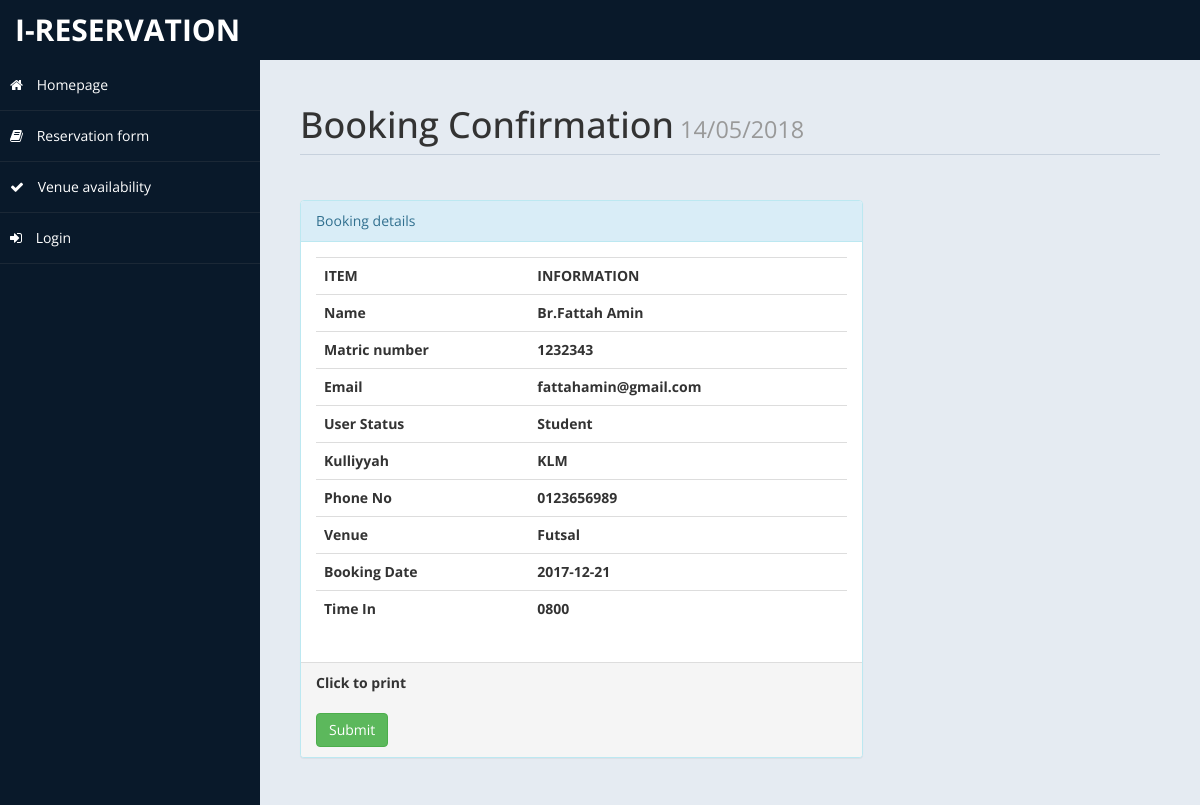
The page /admin/userdetails.php?rid=152 on the database its author committed.
### tables this page shows
CREATE TABLE `venuebook` (
  `id` int(10) UNSIGNED NOT NULL,
  `Title` varchar(5) DEFAULT NULL,
  `FName` text,
  `Matric` text,
  `Email` varchar(50) DEFAULT NULL,
  `Userstatus` varchar(30) DEFAULT NULL,
  `Kulliyyah` varchar(30) DEFAULT NULL,
  `Phone` text,
  `Venue` varchar(20) DEFAULT NULL,
  `Date` date DEFAULT NULL,
  `stat` varchar(15) DEFAULT NULL,
  `Timein` varchar(30) DEFAULT NULL
);

### admin/userdetails.php (the view, shortened to what this page needs)
<?php
		if(!isset($_GET["rid"]))
		{
			 header("location:index.php");
		}
		else {
				$curdate=date("d/m/Y");
				include ('db.php');
				$id = $_GET['rid'];
				$sql ="Select * from venuebook where id = '$id'";
				$re = mysqli_query($con,$sql);
				while($row=mysqli_fetch_array($re))
				{
					$title = $row['Title'];
					$fname = $row['FName'];
					$matric = $row['Matric'];
					$email = $row['Email'];
					$userstatus = $row['Userstatus'];
					$kulliyyah = $row['Kulliyyah'];
					$Phone = $row['Phone'];
					$venue = $row['Venue'];
					$date = $row['Date'];
					$timein = $row['Timein'];
				}
	}
?>
<!DOCTYPE html>
<html xmlns="http://www.w3.org/1999/xhtml">
<head>
    <link href="assets/css/bootstrap.css" rel="stylesheet" />
    <link href="assets/css/font-awesome.css" rel="stylesheet" />
    <link href="assets/js/morris/morris-0.4.3.min.css" rel="stylesheet" />
    <link href="assets/css/custom-styles.css" rel="stylesheet" />
</head>
<body>
    <div id="wrapper">
        <nav class="navbar navbar-default top-navbar" role="navigation">
            <div class="navbar-header">
                <a class="navbar-brand" href="../index.html"> <?php echo "i-RESERVATION"; ?> </a>
            </div>
        </nav>
        <nav class="navbar-default navbar-side" role="navigation">
            <div class="sidebar-collapse">
                <ul class="nav" id="main-menu">
                    <li>
                        <a  href="../index.html"><i class="fa fa-home"></i> Homepage</a>
                    </li>
           <li>
                        <a  href="reservation_v2.php"><i class="fa fa-book"></i> Reservation form</a>
                    </li>
                    <li>
                        <a  href="okok1.php"><i class="fa fa-check"></i> Venue availability</a>
                    </li>
                    <li>
                        <a  href="index.php"><i class="fa fa-sign-in"></i> Login</a>
                    </li>
                    </ul>
            </div>
        </nav>
        <div id="page-wrapper">
            <div id="page-inner">
                <div class="row">
                    <div class="col-md-12">
                        <h1 class="page-header">
                            Booking Confirmation<small>	<?php echo  $curdate; ?> </small>
                        </h1>
                    </div>
					<div class="col-md-8 col-sm-8">
                    <div class="panel panel-info">
                        <div class="panel-heading">
                           Booking details
                        </div>
                        <div class="panel-body">
							<div class="table-responsive">
                                <table class="table">
                                    <tr>
                                            <th>ITEM</th>
                                            <th>INFORMATION</th>
                                        </tr>
                                        <tr>
                                            <th>Name</th>
                                            <th><?php echo $title.$fname; ?> </th>
                                        </tr>
                                          <tr>
                                            <th>Matric number</th>
                                            <th><?php echo $matric; ?> </th>
                                        </tr>
										<tr>
                                            <th>Email</th>
                                            <th><?php echo $email; ?> </th>
                                        </tr>
										<tr>
                                            <th>User Status </th>
                                            <th><?php echo $userstatus; ?></th>
                                        </tr>
										<tr>
                                            <th>Kulliyyah </th>
                                            <th><?php echo $kulliyyah;  ?></th>
                                        </tr>
										<tr>
                                            <th>Phone No </th>
                                            <th><?php echo $Phone; ?></th>
                                        </tr>
										<tr>
                                            <th>Venue </th>
                                            <th><?php echo $venue; ?></th>
                                        </tr>
										<tr>
                                            <th>Booking Date </th>
                                            <th><?php echo $date; ?></th>
                                        </tr>
										<tr>
                                            <th>Time In</th>
                                            <th><?php echo $timein; ?></th>
                                        </tr>
                                </table>
                            </div>
                        </div>
                        <div class="panel-footer">
                            <form method="post">
										<div class="form-group">
														<label>Click to print</label>
										 </div>
							<input type="submit" name="submit" class="btn btn-success">
							</form>
                        </div>
                    </div>
					</div>
                        </div>
                    </div>
					</div>
                </div>
</body>
</html>

### admin/assets/css/custom-styles.css (style rules this page uses)
body { font-family: 'Open Sans', sans-serif; }
#wrapper { width: 100%; background:#09192A; }
#page-wrapper { padding: 15px 15px; min-height: 600px; background:#E5EBF2; }
#page-inner { width:100%; margin:10px 20px 10px 0px; background-color:transparent; padding:10px; min-height:1200px; }
h1, .h1, h2, .h2, h3, .h3 { margin-top: 7px; margin-bottom: -5px; }
.page-header { padding-bottom: 9px; margin: 10px 0 45px; border-bottom: 1px solid #C7D1DD; }
.top-navbar { margin:0px; }
.top-navbar .navbar-brand { color: #fff; width: 260px; text-align: left; height: 60px; font-size: 30px; font-weight: 700; text-transform: uppercase; line-height: 30px; }
.sidebar-collapse , .sidebar-collapse .nav { background:none; }
.sidebar-collapse .nav { padding:0; }
.sidebar-collapse .nav > li > a { color:#fff; background:transparent; text-shadow:none; }
.sidebar-collapse > .nav > li > a { padding:15px 10px; }
.sidebar-collapse > .nav > li { border-bottom: 1px solid rgba(107, 108, 109, 0.19); }
.navbar-side { border:none; background-color: transparent; }
.top-navbar { background:#09192A; border-bottom:none; }
.navbar-default { border:0px solid black; }
.navbar-header { background: #09192A; }
.nav > li > a > i { margin-right:10px; }
@media (min-width:768px) { #page-wrapper { margin: 0 0 0 260px; padding: 15px 30px; min-height: 1200px; } }
@media (min-width:768px) { .navbar-side { z-index: 1; position: absolute; width: 260px; } }
@media (min-width:768px) { .navbar { border-radius: 0px; } }

### rows shown on the page
venuebook: Title "Br.", FName "Fattah Amin", Matric "1232343", Email "fattahamin@gmail.com", Userstatus "Student", Kulliyyah "KLM", Phone "0123656989", Venue "Futsal", Date "2017-12-21", Timein "0800"
